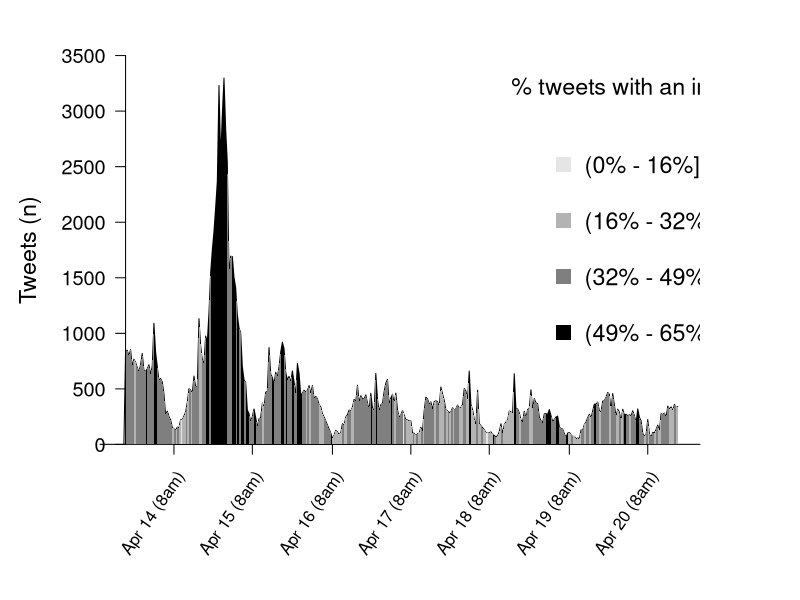
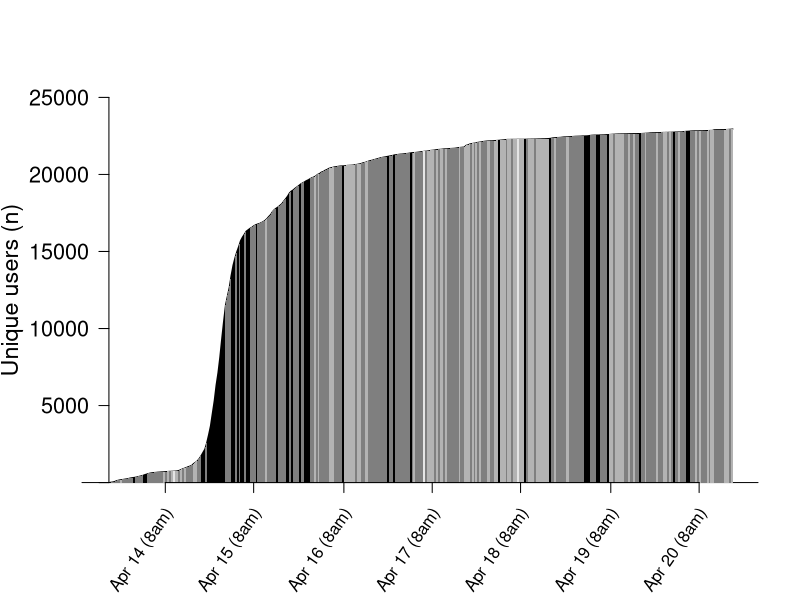

The R source for these figures, in order:
#==============================================================================
# 01_figure_1.R
# Purpose: reproduces Figure 1 of the paper.
# Instructions: Figure 1 is composed of 2 plots. Here we provide the code
#   to reproduce both, Figure 1a and Figure 1b.
# Author: Andreu Casas & Nora Webb Williams
#==============================================================================

# Data

# Load the main dataset containing information about each 30-minute period
results <- read.csv("./data/results.csv")

# A) Plot showing showing the ATTENTION (# of tweets) to BLM + A14:
colorpal <- c("gray90", "gray70", "gray50", "black")
pdf("./images_pdf/figure_1a.pdf", width = 10, height = 6)
#png("./images_png/figure_1a.png", width = 1000, height = 600)
par(mar = c(7,5,2,5))
plot(results$tweets, type = 'l', axes = FALSE,
     ylab = "Tweets (n)", xlab = "", ylim = c(0, 3500), 
     xlim = c(0, 333), cex.lab = 1.4)
axis(2,las=2,cex.axis=1.2, pos = 2)
axis(1, at = c(-1000, 1000), pos = 1)
ticks8am <- c(31, 78, 126, 173, 220, 268, 315)
labs <- c("Apr 14 (8am)", "Apr 15 (8am)", "Apr 16 (8am)", "Apr 17 (8am)",
          "Apr 18 (8am)", "Apr 19 (8am)", "Apr 20 (8am)")
axis(1, at = ticks8am, # These are the 8am break numbers
     labels = rep("",length(ticks8am)), pos = 2)
pimagesbr <- seq(min(results$pimages),max(results$pimages),length.out=5)
for (i in 1:nrow(results)) {
  color <- colorpal[length(which(pimagesbr < results$pimages[i]))]
  polygon(x=c(c(i,i+1),c(i+1,i)),
          y=c(c(0,0),c(results$tweets[i+1],results$tweets[i])),
          border=F,
          col=color)
}
text(ticks8am-15, y = -500, cex=1,
     labels = labs, srt = 55, pos = 1, xpd = TRUE)
legend(x=230,y=3400,bty='n', cex = 1.4, 
       title = "% tweets with an image",
       legend=c('(0% - 16%]',
                '(16% - 32%]',
                '(32% - 49%]',
                '(49% - 65%]'),
       col= colorpal,pch=15,pt.cex=2,y.intersp=2)
dev.off()

# B) Plot showing the DIFFUSION (# new unique A14 users) of the April14 protest:
par(mar = c(7,5,2,5))
pdf("./images_pdf/figure_1b.pdf", width = 10, height = 6)
#png("./images_png/figure_1b.png", width = 1000, height = 600)
plot(results$users_shut_accum, type = 'l', axes = FALSE, 
     ylab = "Unique users (n)", xlab = "", ylim = c(0, 25000), 
     xlim = c(0, 333), cex.lab = 1.4)
axis(2, at = seq(0,25000,5000), labels = c("",seq(5000, 25000,5000)),
     las = 2, cex.axis=1.3, pos = 1)
axis(1, at = c(-1000, 1000), pos = 2, cex.axis =1.4)
for (i in 1:nrow(results)) {
  color <- colorpal[length(which(pimagesbr < results$pimages[i]))]
  polygon(x=c(c(i,i+1),c(i+1,i)),
          y=c(c(0,0),c(results$users_shut_accum[i+1],results$users_shut_accum[i])),
          border=F,
          col=color)
}
ticks8am <- c(31, 78, 126, 173, 220, 268, 315)
labs <- c("Apr 14 (8am)", "Apr 15 (8am)", "Apr 16 (8am)", "Apr 17 (8am)",
          "Apr 18 (8am)", "Apr 19 (8am)", "Apr 20 (8am)")
axis(1, at = ticks8am, # These are the 8am break numbers
     labels = rep("",length(ticks8am)), pos = 2, cex.axis = 1.4)
text(ticks8am-15, y = -3500, cex=1,
     labels = labs, srt = 55, pos = 1, xpd = TRUE)
dev.off()
